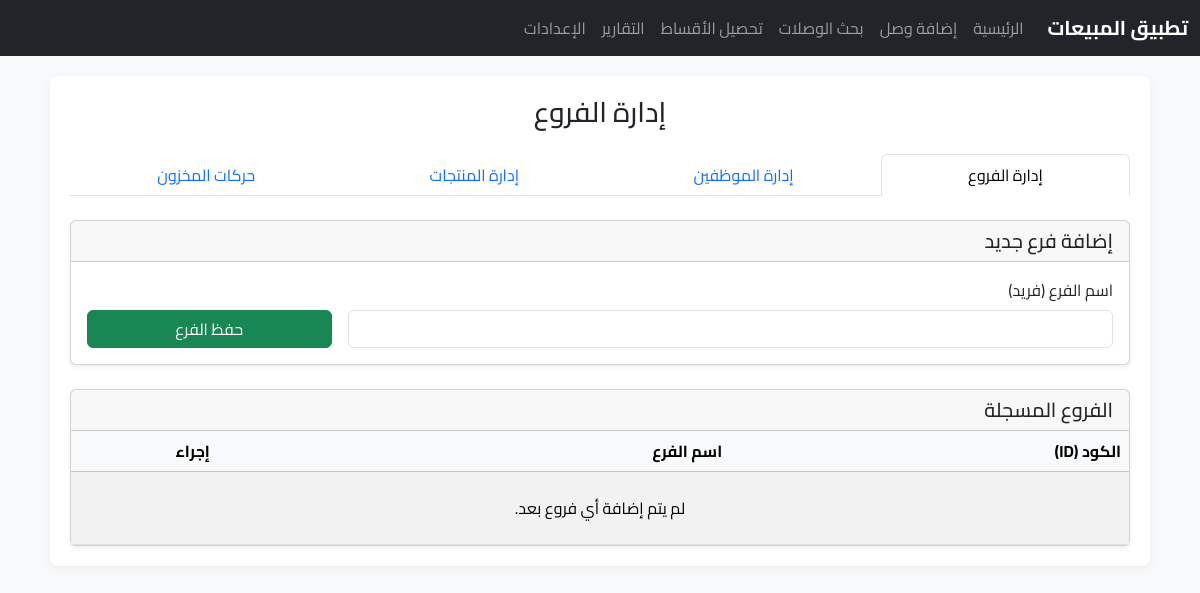
The page /settings/branches/ on the database as committed earlier.
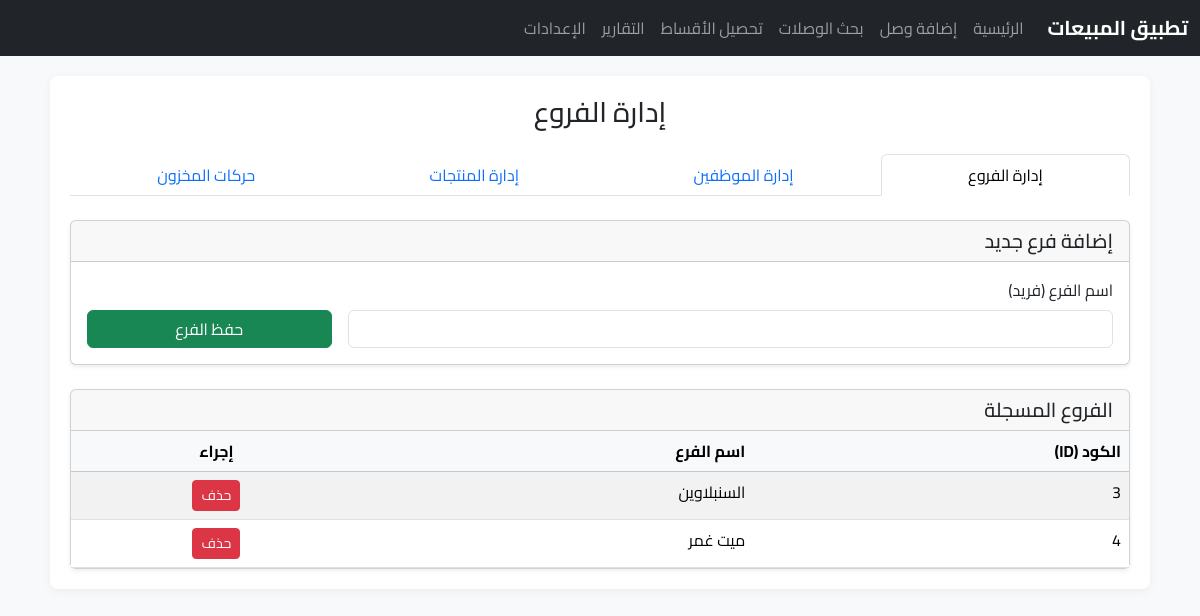
The same page on the database as committed later.
### salesapp/models.py (models this page shows, shortened)
class Branch(models.Model):
    name = models.CharField(max_length=100, unique=True, verbose_name="اسم الفرع")

### salesapp/views.py (the view)
# urls.py: path('settings/branches/', views.manage_branches, name='manage_branches'),
def manage_branches(request): # ... كما هو ...
    error_message = None
    if request.method == 'POST':
        branch_name = request.POST.get('branch_name')
        if branch_name:
            try: Branch.objects.create(name=branch_name); return redirect('manage_branches')
            except IntegrityError: error_message = f"خطأ: الاسم '{branch_name}' موجود مسبقاً."
    branches = Branch.objects.all()
    context = {'branches': branches, 'page_title': 'إدارة الفروع', 'error_message': error_message}
    return render(request, 'salesapp/manage_branches.html', context)

### salesapp/templates/salesapp/manage_branches.html (shortened to what this page needs)
{% extends 'salesapp/base.html' %}
{% load static %}
{% block content %}
<h1 class="h3 mb-4 text-center">{{ page_title }}</h1>
<ul class="nav nav-tabs nav-fill mb-4">
    <li class="nav-item">
        <a class="nav-link active" aria-current="page" href="{% url 'manage_branches' %}">إدارة الفروع</a>
    </li>
    <li class="nav-item">
        <a class="nav-link" href="{% url 'manage_salespersons' %}">إدارة الموظفين</a>
    </li>
    <li class="nav-item">
        <a class="nav-link" href="{% url 'manage_products' %}">إدارة المنتجات</a>
    </li>
    <li class="nav-item">
        <a class="nav-link" href="{% url 'manage_inventory_movements' %}">حركات المخزون</a>
    </li>
</ul>
<div class="card shadow-sm mb-4">
    <div class="card-header">
        <h2 class="h5 mb-0">إضافة فرع جديد</h2>
    </div>
    <div class="card-body">
        <form method="POST" action="{% url 'manage_branches' %}" class="row g-3">
            <div class="col-md-9">
                <label for="branch_name" class="form-label">اسم الفرع (فريد)</label>
                <input type="text" class="form-control" id="branch_name" name="branch_name" required>
            </div>
            <div class="col-md-3 align-self-end">
                <button type="submit" class="btn btn-success w-100">حفظ الفرع</button>
            </div>
        </form>
    </div>
</div>
<div class="card shadow-sm">
    <div class="card-header">
        <h2 class="h5 mb-0">الفروع المسجلة</h2>
    </div>
    <div class="card-body p-0">
        <table class="table table-striped table-hover mb-0">
            <thead class="table-light">
                <tr>
                    <th scope="col">الكود (ID)</th>
                    <th scope="col">اسم الفرع</th>
                    <th scope="col" class="text-center">إجراء</th>
                </tr>
            </thead>
            <tbody>
                {% for branch in branches %}
                <tr>
                    <td>{{ branch.id }}</td>
                    <td>{{ branch.name }}</td>
                    <td class="text-center">
                        <form method="POST" action="{% url 'delete_branch' branch.pk %}" style="display: inline;">
                            <button type="submit" class="btn btn-danger btn-sm">حذف</button>
                        </form>
                    </td>
                </tr>
                {% empty %}
                <tr>
                    <td colspan="3" class="text-center p-4">لم يتم إضافة أي فروع بعد.</td>
                </tr>
                {% endfor %}
            </tbody>
        </table>
    </div>
</div>
{% endblock %}

Rows that differ between the two databases and show on the page:
added Branch: id "3", name "السنبلاوين"
added Branch: id "4", name "ميت غمر"
Other text that changed with them:
text no longer shown: "لم يتم إضافة أي فروع بعد."
